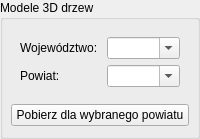
         <widget class="QgsCollapsibleGroupBox" name="drzewa3d_groupBox">
          <property name="title">
           <string>Modele 3D drzew</string>
          </property>
          <property name="collapsed">
           <bool>true</bool>
          </property>
          <property name="saveCollapsedState">
           <bool>false</bool>
          </property>
          <layout class="QVBoxLayout" name="verticalLayout_24">
           <property name="leftMargin">
            <number>8</number>
           </property>
           <property name="topMargin">
            <number>8</number>
           </property>
           <property name="rightMargin">
            <number>8</number>
           </property>
           <property name="bottomMargin">
            <number>10</number>
           </property>
           <property name="spacing">
            <number>8</number>
           </property>
           <item>
            <widget class="QWidget" name="widget_8" native="true">
             <layout class="QFormLayout" name="formLayout_7">
              <item row="0" column="0">
               <widget class="QLabel" name="label_69">
                <property name="text">
                 <string>Województwo: </string>
                </property>
               </widget>
              </item>
              <item row="0" column="1">
               <widget class="QComboBox" name="drzewa3d_wojewodztwo_cmbbx">
                <property name="editable">
                 <bool>true</bool>
                </property>
                <item>
                 <property name="text">
                  <string />
                 </property>
                </item>
               </widget>
              </item>
              <item row="1" column="0">
               <widget class="QLabel" name="label_70">
                <property name="text">
                 <string>Powiat: </string>
                </property>
               </widget>
              </item>
              <item row="1" column="1">
               <widget class="QComboBox" name="drzewa3d_powiat_cmbbx">
                <property name="editable">
                 <bool>true</bool>
                </property>
               </widget>
              </item>
             </layout>
            </widget>
           </item>
           <item>
            <widget class="QPushButton" name="drzewa3d_selected_powiat_btn">
             <property name="text">
              <string>Pobierz dla wybranego powiatu</string>
             </property>
             <property name="cursor">
              <cursorShape>PointingHandCursor</cursorShape>
             </property>
             <property name="icon">
              <iconset>
               <normaloff>../images/download.svg</normaloff>../images/download.svg</iconset>
             </property>
             <property name="role" stdset="0">
              <string notr="true">primary</string>
             </property>
            </widget>
           </item>
          </layout>
         </widget>
